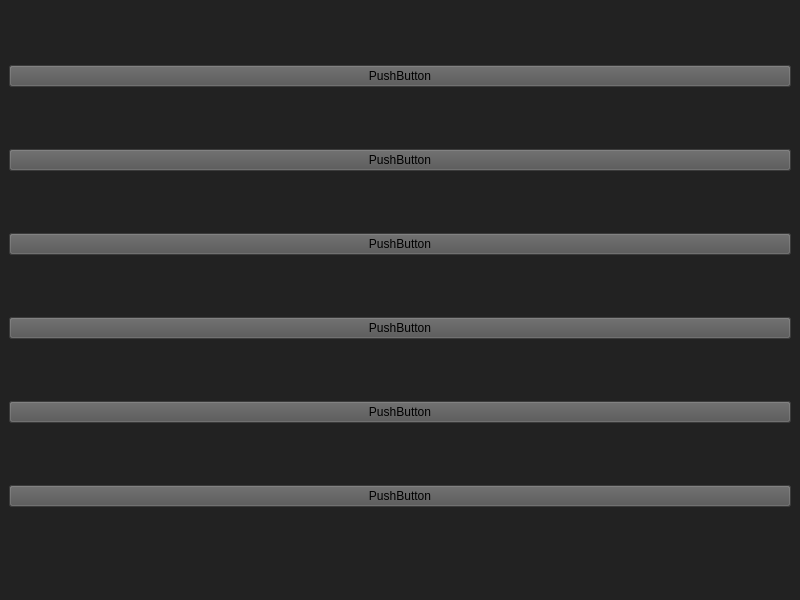
<?xml version="1.0" encoding="UTF-8"?>
<ui version="4.0">
 <class>MainWindow</class>
 <widget class="QMainWindow" name="MainWindow">
  <property name="geometry">
   <rect>
    <x>0</x>
    <y>0</y>
    <width>800</width>
    <height>600</height>
   </rect>
  </property>
  <property name="minimumSize">
   <size>
    <width>800</width>
    <height>600</height>
   </size>
  </property>
  <property name="windowTitle">
   <string>MainWindow</string>
  </property>
  <property name="styleSheet">
   <string notr="true">QWidget{
	background-color:rgb(34, 34, 34);
	color:white;
}

QPushButton{
	background-color: rgb(83, 83, 83);
	color:black;
}

QPushButton:hover{
	background-color:rgb(52, 52, 52)
}</string>
  </property>
  <widget class="QWidget" name="centralwidget">
   <layout class="QVBoxLayout" name="verticalLayout">
    <item>
     <widget class="QPushButton" name="pushButton">
      <property name="text">
       <string>PushButton</string>
      </property>
     </widget>
    </item>
    <item>
     <widget class="QPushButton" name="pushButton_3">
      <property name="text">
       <string>PushButton</string>
      </property>
     </widget>
    </item>
    <item>
     <widget class="QPushButton" name="pushButton_4">
      <property name="text">
       <string>PushButton</string>
      </property>
     </widget>
    </item>
    <item>
     <widget class="QPushButton" name="pushButton_2">
      <property name="text">
       <string>PushButton</string>
      </property>
     </widget>
    </item>
    <item>
     <widget class="QPushButton" name="pushButton_5">
      <property name="text">
       <string>PushButton</string>
      </property>
     </widget>
    </item>
    <item>
     <widget class="QPushButton" name="pushButton_6">
      <property name="text">
       <string>PushButton</string>
      </property>
     </widget>
    </item>
   </layout>
  </widget>
  <widget class="QMenuBar" name="menubar">
   <property name="geometry">
    <rect>
     <x>0</x>
     <y>0</y>
     <width>800</width>
     <height>21</height>
    </rect>
   </property>
  </widget>
  <widget class="QStatusBar" name="statusbar"/>
 </widget>
 <resources/>
 <connections/>
</ui>
